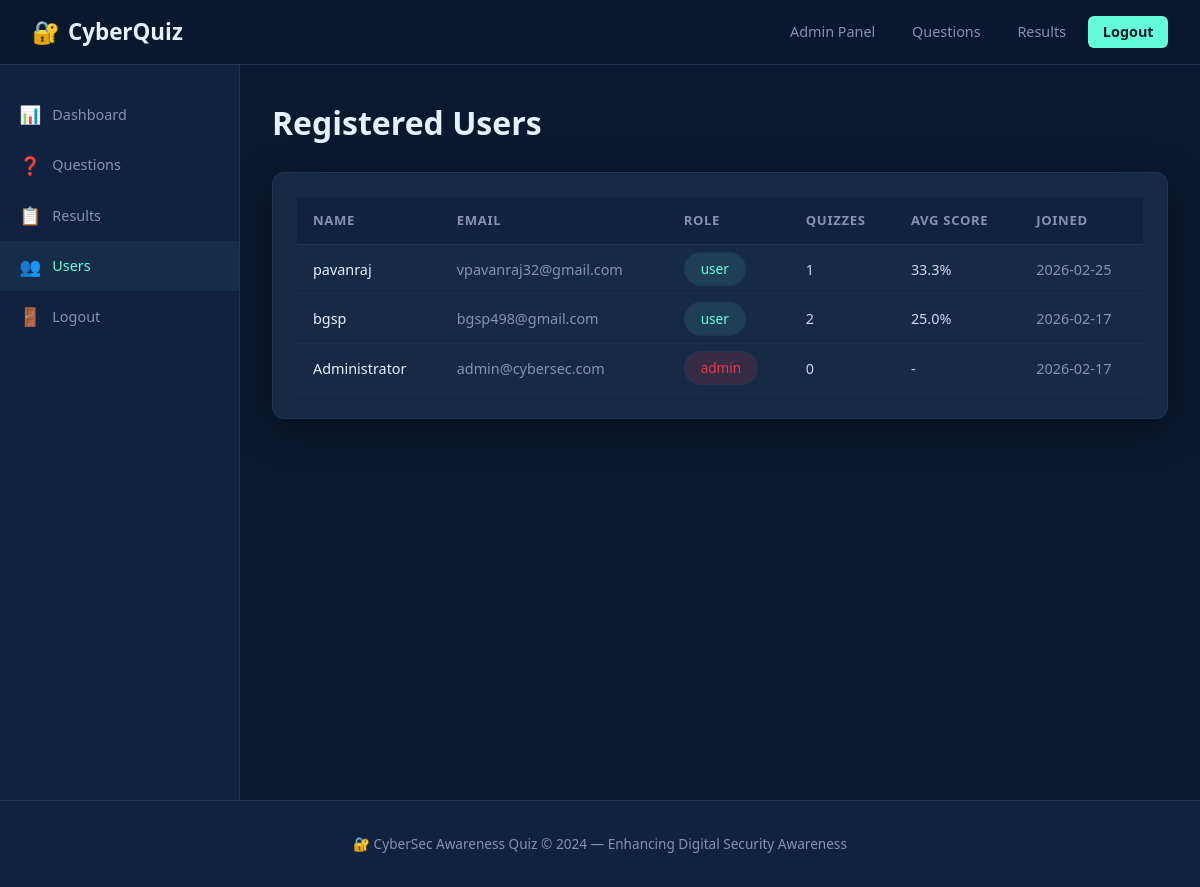
Page /admin/users (signed in) on the committed database.
### tables this page shows
CREATE TABLE users (
            user_id INTEGER PRIMARY KEY AUTOINCREMENT,
            name TEXT NOT NULL,
            email TEXT UNIQUE NOT NULL,
            password_hash TEXT NOT NULL,
            role TEXT DEFAULT 'user',
            created_at TIMESTAMP DEFAULT CURRENT_TIMESTAMP
        );

### app.py (the view)
@app.route('/admin/users')
@admin_required
def admin_users():
    conn = get_db()
    users = conn.execute("""SELECT u.*, COUNT(r.result_id) as quiz_count,
        ROUND(AVG(r.percentage),1) as avg_score
        FROM users u LEFT JOIN results r ON u.user_id=r.user_id
        GROUP BY u.user_id ORDER BY u.created_at DESC""").fetchall()
    conn.close()
    return render_template('admin_users.html', users=users)

### app.py (called while the page is built)
def get_db():
    conn = sqlite3.connect(DB_PATH)
    conn.row_factory = sqlite3.Row
    return conn

def admin_required(f):
    @wraps(f)
    def decorated(*args, **kwargs):
        if 'user_id' not in session or session.get('role') != 'admin':
            flash('Admin access required.','danger')
            return redirect(url_for('dashboard'))
        return f(*args, **kwargs)
    return decorated

### templates/admin_users.html (shortened to what this page needs)
{% extends "base.html" %}
{% block content %}
<div class="admin-layout">
  <div class="sidebar">
    <div class="sidebar-section">
      <a href="{{ url_for('admin_dashboard') }}"><span class="icon">📊</span> Dashboard</a>
      <a href="{{ url_for('admin_questions') }}"><span class="icon">❓</span> Questions</a>
      <a href="{{ url_for('admin_results') }}"><span class="icon">📋</span> Results</a>
      <a href="{{ url_for('admin_users') }}" class="active"><span class="icon">👥</span> Users</a>
      <a href="{{ url_for('logout') }}"><span class="icon">🚪</span> Logout</a>
    </div>
  </div>
  <div class="admin-content">
    <h1 style="color:var(--white);margin-bottom:1.5rem">Registered Users</h1>
    <div class="card">
      <div class="table-wrap">
        <table>
          <thead><tr><th>Name</th><th>Email</th><th>Role</th><th>Quizzes</th><th>Avg Score</th><th>Joined</th></tr></thead>
          <tbody>
            {% for u in users %}
            <tr>
              <td style="color:var(--white)">{{ u.name }}</td>
              <td style="color:var(--text-light)">{{ u.email }}</td>
              <td><span class="badge" style="background:{{ 'rgba(230,57,70,0.15)' if u.role=='admin' else 'rgba(100,255,218,0.1)' }};color:{{ 'var(--danger)' if u.role=='admin' else 'var(--accent)' }}">{{ u.role }}</span></td>
              <td>{{ u.quiz_count }}</td>
              <td>{{ u.avg_score or '-' }}{{ '%' if u.avg_score }}</td>
              <td style="color:var(--text-light)">{{ u.created_at[:10] }}</td>
            </tr>
            {% endfor %}
          </tbody>
        </table>
      </div>
    </div>
  </div>
</div>
{% endblock %}

### static/css/style.css (style rules this page uses)
:root { --primary: #0a192f; --secondary: #112240; --accent: #64ffda; --accent2: #00b4d8; --danger: #e63946; --warning: #f4a261; --success: #52b788; --text: #ccd6f6; --text-light: #8892b0; --white: #e6f1ff; --card-bg: #172a45; --border: #233554; --shadow: 0 10px 40px rgba(0,0,0,0.4); --radius: 12px; --font: 'Segoe UI', system-ui, sans-serif; }
* { margin: 0; padding: 0; box-sizing: border-box; }
body { font-family: var(--font); background: var(--primary); color: var(--text); min-height: 100vh; line-height: 1.6; }
.badge { background: var(--card-bg); border: 1px solid var(--border); color: var(--accent); padding: 0.4rem 1rem; border-radius: 30px; font-size: 0.85rem; font-weight: 500; }
.card { background: var(--card-bg); border: 1px solid var(--border); border-radius: var(--radius); padding: 1.5rem; box-shadow: var(--shadow); transition: transform 0.2s; }
.table-wrap { overflow-x: auto; }
table { width: 100%; border-collapse: collapse; }
th { background: var(--secondary); color: var(--text-light); font-size: 0.82rem; text-transform: uppercase; letter-spacing: 0.05em; padding: 0.8rem 1rem; text-align: left; border-bottom: 1px solid var(--border); }
td { padding: 0.8rem 1rem; border-bottom: 1px solid rgba(35,53,84,0.5); font-size: 0.9rem; color: var(--text); }
.admin-layout { display: flex; min-height: calc(100vh - 65px); }
.sidebar { width: 240px; background: var(--secondary); border-right: 1px solid var(--border); padding: 1.5rem 0; flex-shrink: 0; }
.sidebar-section { margin-bottom: 2rem; }
.sidebar a { display: flex; align-items: center; gap: 0.7rem; padding: 0.7rem 1.2rem; color: var(--text-light); text-decoration: none; font-size: 0.9rem; transition: all 0.2s; }
.sidebar a:hover, .sidebar a.active { color: var(--accent); background: rgba(100,255,218,0.05); }
.sidebar a .icon { font-size: 1.1rem; }
.admin-content { flex: 1; padding: 2rem; overflow-y: auto; }

### rows in the picture
users: name "pavanraj", email "vpavanraj32@gmail.com", role "user", quiz_count "1", avg_score "33.3", avg_score "%", created_at "2026-02-25"
users: name "bgsp", email "bgsp498@gmail.com", role "user", quiz_count "2", avg_score "25.0", avg_score "%", created_at "2026-02-17"
users: name "Administrator", email "admin@cybersec.com", role "admin", quiz_count "0", avg_score "-", created_at "2026-02-17"
